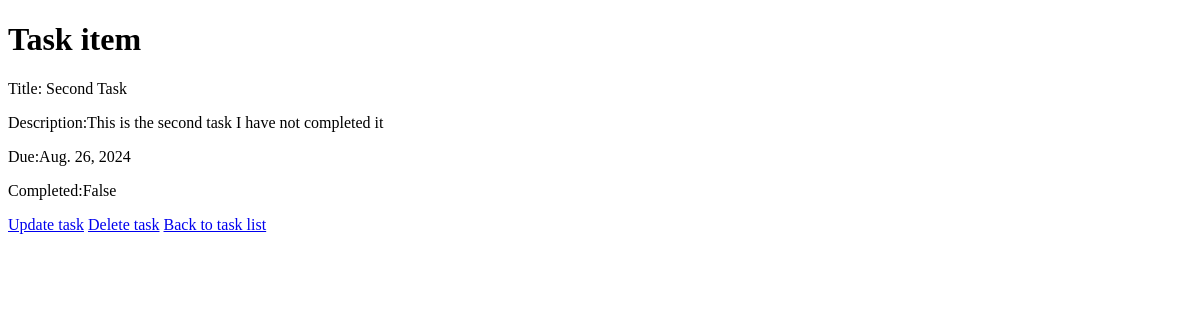
Before: /detail/3/ with the older database file.
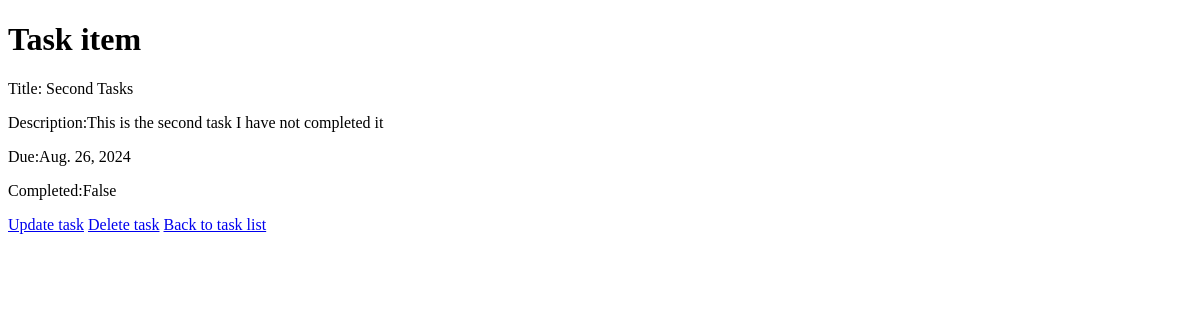
After: the same page with the newer database file.
### todo_app/models.py (models this page shows, shortened)
class Task(models.Model):
    title=models.CharField(max_length=100)
    description=models.TextField(max_length=200)
    status=models.BooleanField(default=False,verbose_name='Completed')
    created_at=models.DateField(auto_now_add=True)
    due_date=models.DateField()

### todo_app/views.py (the view)
# urls.py: path('detail/<int:id>/',task_detail,name='detail'),
def task_detail(request,id):
    task=get_object_or_404(Task,id=id)
    return render(request,'todo_app/detail.html',{'task':task})

### todo_app/templates/todo_app/detail.html (shortened to what this page needs)
<!DOCTYPE html>
<html lang="en">
  <head>
  </head>
  <body>
    <h1>Task item</h1>
    <div>
      <p>Title: {{task.title}}</p>
      <p>Description:{{task.description}}</p>
      <p>Due:{{task.due_date}}</p>
      <p>Completed:{{task.status}}</p>
    </div>
    <a href="{% url 'update' task.id %}">Update task</a>
    <a href="{% url 'delete' task.id %}">Delete task</a>
    <a href="{%url 'list' %}">Back to task list</a>
  </body>
</html>

Changed rows visible on the page:
changed Task "This is the second task I have not completed it": title "Second Task" → "Second Tasks"
